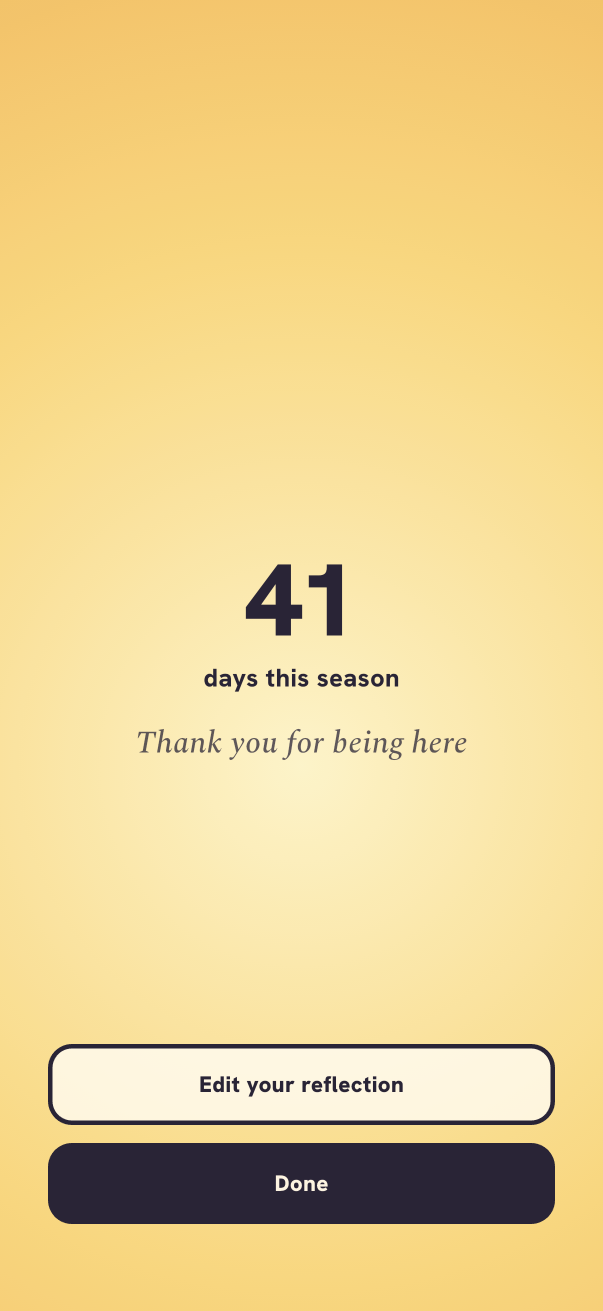
#> input picture design/store-assets/captures/70_checkin_payoff_dusk.png, 1206 x 2622 px (shown at 1/2 size)
$ python -i render_creative.py   (imports and definitions only)
#> lines starting #> are read from the running program, lines starting #| are printed output that depends on the picture
#!/usr/bin/env python3
"""Render the App Store creative assets (product page header, search result)
from the design-canvas artboards in canvas/ to full-resolution PNGs.

Apple's iOS 27 creative slots:

  Header          5244 x 2950 (16:9, also accepted for search results)
                  3840 x 1646 (wide)
  Search result   3840 x 2560 / 1920 x 1280 (3:2)

On iPhone the header is cropped hard: only about the centre 46% of the width
and the top 60% of the height show, and the back/share buttons sit on the top
~23%. Keep anything essential inside that window (the blue guide on the 16:9
artboards in canvas.json marks it).

Each artboard is flattened to a plain HTML page (template holes filled with the
"dawn" values, uploaded-image ids mapped back to captures/) and screenshotted
with headless Chrome at a whole-number-ish zoom, then cropped to the exact size.
Fonts load from Google Fonts, so this needs a network connection.

  python3 creative/render_creative.py      # writes creative/out/ and a zip
"""
import pathlib
import re
import subprocess
import tempfile
import zipfile

from PIL import Image

HERE = pathlib.Path(__file__).parent
CANVAS = HERE / "canvas"
CAPTURES = HERE.parent / "captures"
OUT = HERE / "out"
CHROME = "/Applications/Google Chrome.app/Contents/MacOS/Google Chrome"

# Ids of the captures as uploaded to the design canvas.
BLOBS = {
    "752c9b4628459a5f447f124e83ea2b8a": "10_checkin_dawn.png",
    "de9ab35036259508e53da509b6054eac": "11_checkin_night.png",
    "3dc5235f0c9851ac9d85bc9624399c46": "12_checkin_day.png",
    "9234dee6b82944e8486517fd133e730e": "13_checkin_dusk.png",
    "026618fd994285d0b62fd2b16b04bf3d": "20_home_behind.png",
    "b0a1d91a32c64557e6bc4c3589845009": "30_journey_streak.png",
    "06da83543a9fb7acac5a63871dab5a36": "40_community.png",
    "5e2d22f3640d29961101bcadaf68f8be": "50_plan_detail_light.png",
    "685dc52c3c4c039180d778a276d8e93b": "52_plan_detail_dark.png",
    "475bc5064ee3ca6292b15393fe7ee6c3": "60_reflect_sheet.png",
}

# artboard, (viewport w, h), zoom, outputs [(name, size)]. The first output is
# a crop of the zoomed render; any later one is a downscale of the first.
JOBS = [
    ("Main", (1311, 738), 4, [("header_5244x2950.png", (5244, 2950))]),
    ("HeaderWide", (1280, 549), 3, [("header_3840x1646.png", (3840, 1646))]),
    (
        "SearchResult",
        (1200, 800),
        3.2,
        [
            ("search-result_3840x2560.png", (3840, 2560)),
            ("search-result_1920x1280.png", (1920, 1280)),
        ],
    ),
    ("HeaderPath", (1311, 738), 4, [("variations/header_A_paper-path_5244x2950.png", (5244, 2950))]),
    ("HeaderNight", (1311, 738), 4, [("variations/header_B_night-sky_5244x2950.png", (5244, 2950))]),
    ("HeaderTogether", (1311, 738), 4, [("variations/header_C_together_5244x2950.png", (5244, 2950))]),
    ("HeaderHills", (1311, 738), 4, [("variations/header_D_dawn-path_5244x2950.png", (5244, 2950))]),
    ("HeaderWall", (1311, 738), 4, [("variations/header_E_reading-wall_5244x2950.png", (5244, 2950))]),
    ("HeaderScreens", (1311, 738), 4, [("variations/header_F_screen-wall_5244x2950.png", (5244, 2950))]),
]


def flatten(src):
    """A .dc.html artboard as a standalone page Chrome can screenshot."""
    t = src.read_text()
    body = t.split("<x-dc>")[1].split("</x-dc>")[0]
    helmet = re.search(r"<helmet>(.*?)</helmet>", body, re.S).group(1)
    body = re.sub(r"<helmet>.*?</helmet>", "", body, flags=re.S)
    # Artboards with a Sky tweak return `dusk ? {...} : {...}`; take dawn.
    dawn = t.split("} : {")[1].split("};")[0] if "} : {" in t else ""
    vals = dict(re.findall(r"(\w+): '([^']*)'", dawn))
    body = re.sub(r"\{\{(\w+)\}\}", lambda m: vals[m.group(1)], body)
    body = re.sub(r"/_blob/(\w+)", lambda m: (CAPTURES / BLOBS[m.group(1)]).as_uri(), body)
    assert "{{" not in body, f"unfilled hole in {src.name}"
    return (
        '<!doctype html><html><head><meta charset="utf-8">'
        f'{helmet.replace("&amp;", "&")}'
        "<style>html,body{overflow:hidden}</style></head>"
        f"<body>{body}</body></html>"
    )


def main():
    (OUT / "variations").mkdir(parents=True, exist_ok=True)
    with tempfile.TemporaryDirectory() as tmp:
        tmp = pathlib.Path(tmp)
        for board, (vw, vh), zoom, outputs in JOBS:
            page = tmp / f"{board}.html"
            shot = tmp / f"{board}.png"
            page.write_text(flatten(CANVAS / f"{board}.dc.html"))
            subprocess.run(
                [
                    CHROME, "--headless=new", "--disable-gpu", "--hide-scrollbars",
                    "--allow-file-access-from-files", "--virtual-time-budget=8000",
                    f"--window-size={vw},{vh}", f"--force-device-scale-factor={zoom}",
                    f"--screenshot={shot}", page.as_uri(),
                ],
                check=True,
                capture_output=True,
            )
            im = Image.open(shot).convert("RGB")
            first, size = outputs[0]
            im = im.crop((0, 0, *size)) if im.width >= size[0] and im.height >= size[1] else im.resize(size, Image.LANCZOS)
            im.save(OUT / first, optimize=True)
            print(f"out/{first}  {size[0]}x{size[1]}")
            for name, size in outputs[1:]:
                im.resize(size, Image.LANCZOS).save(OUT / name, optimize=True)
                print(f"out/{name}  {size[0]}x{size[1]}")

    zip_path = OUT / "bible-read-app-store-creative.zip"
    with zipfile.ZipFile(zip_path, "w", zipfile.ZIP_DEFLATED) as z:
        for f in sorted(OUT.rglob("*.png")):
            z.write(f, f.relative_to(OUT))
    print(f"\n{zip_path.relative_to(HERE)}  {zip_path.stat().st_size / 1_000_000:.1f} MB")


# [2 lines not run here, left out]

>>> import cv2
>>> picture = cv2.imread('../captures/70_checkin_payoff_dusk.png', cv2.IMREAD_GRAYSCALE)
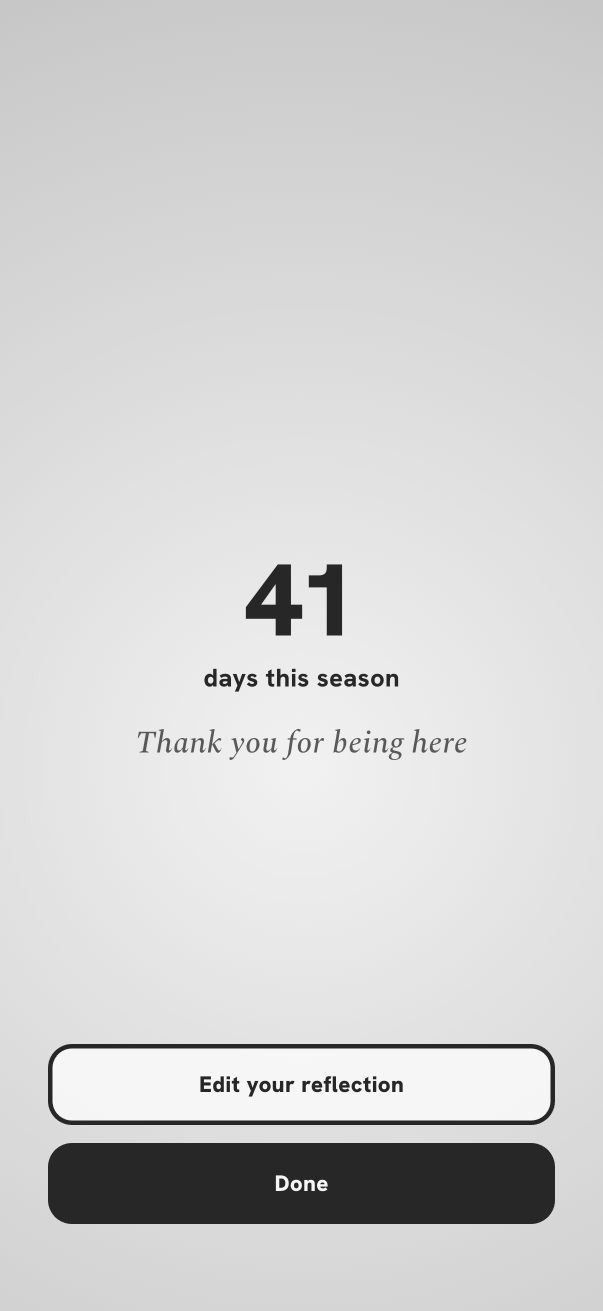
#> picture: shape (2622, 1206) (shown at 1/2 size); min 39, max 247, mean 209.8
#> (the run stopped early here; a loop or call above may not have finished)
